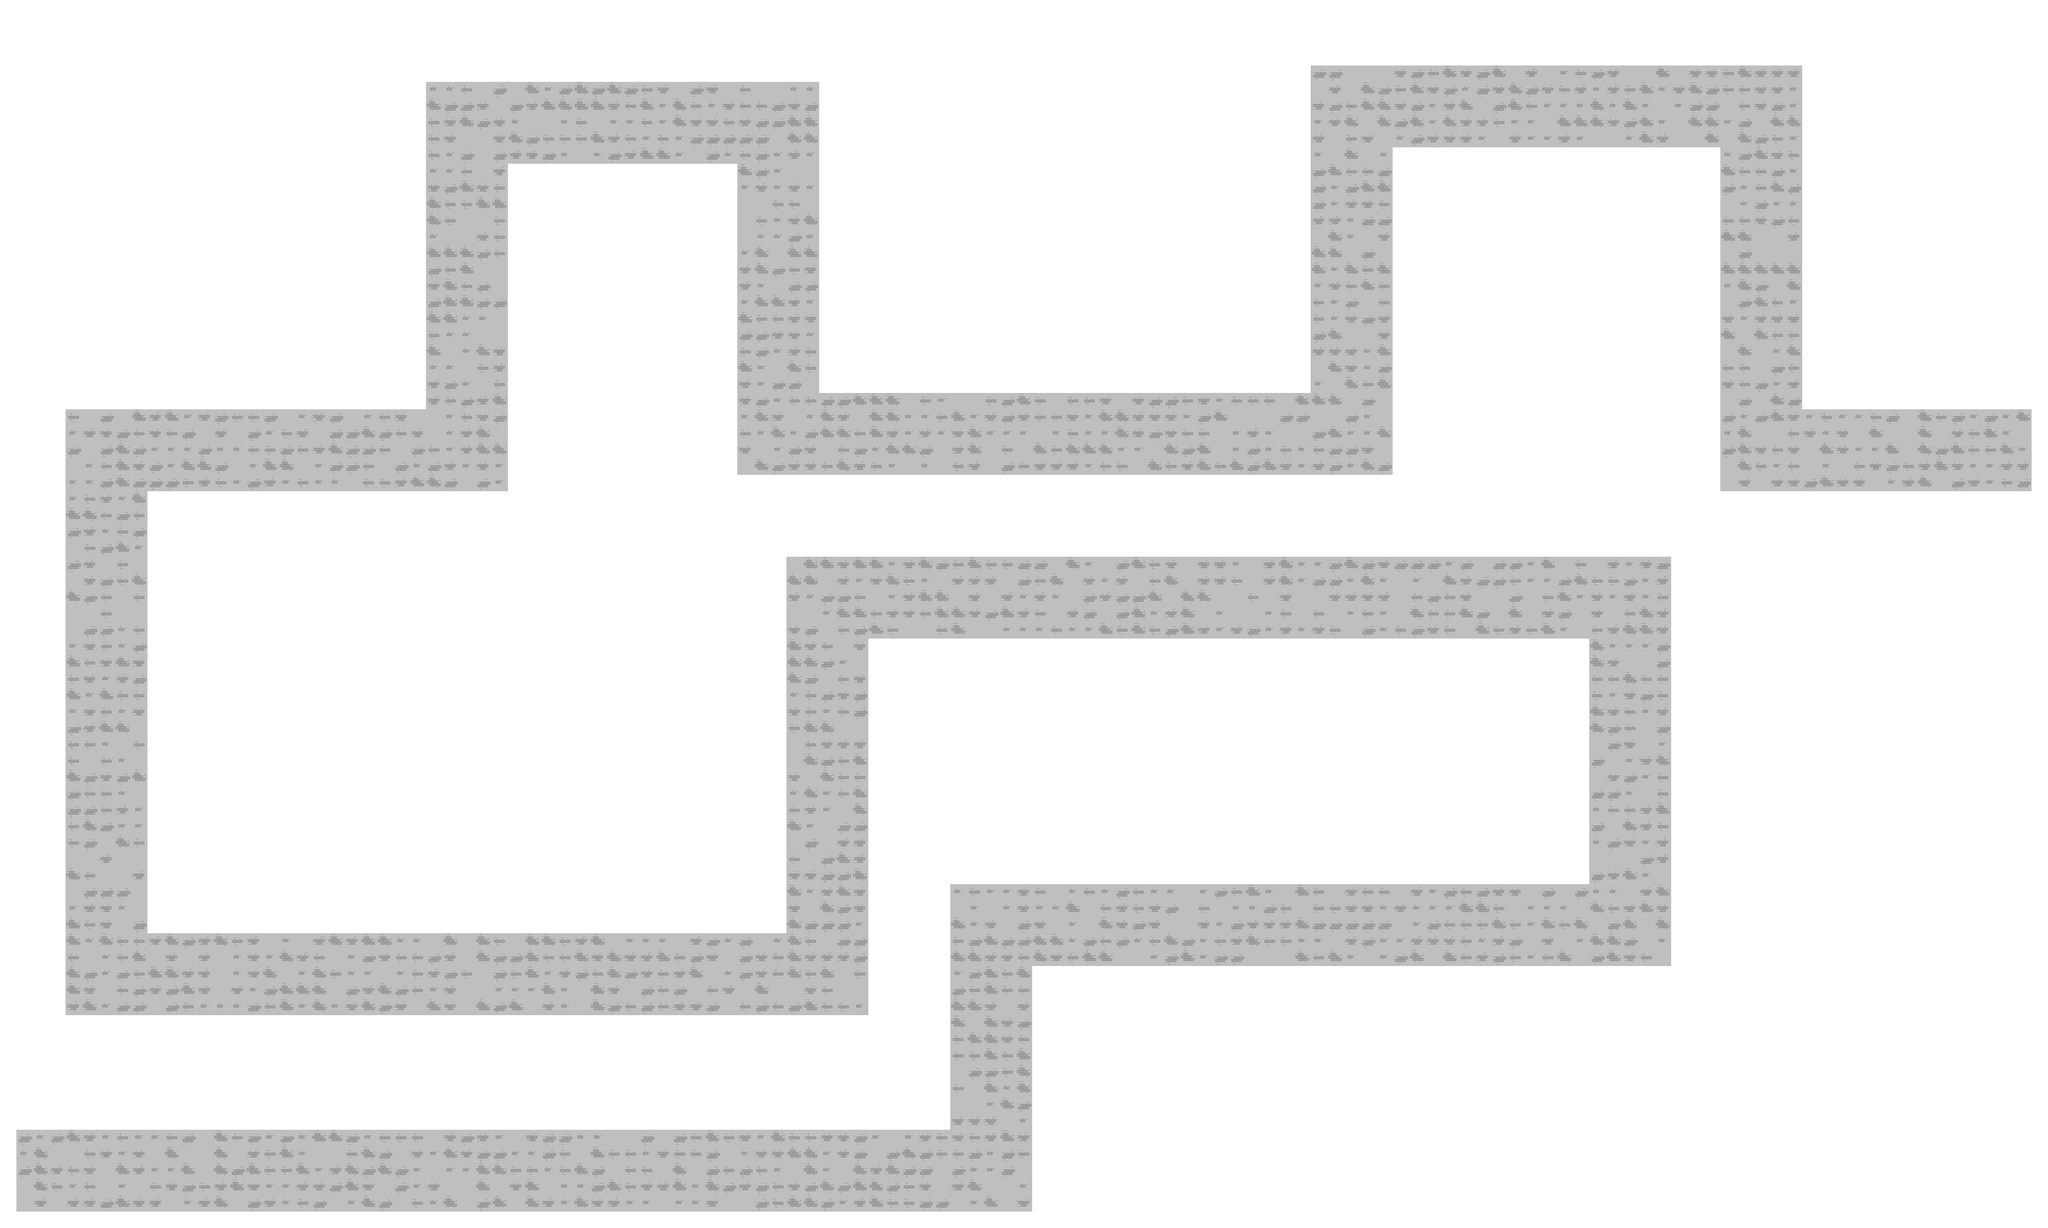

Below is a game level as drawn by its tile map, then a one-line description and the .tmx that defines it (tile-layer data replaced by summaries):
An orthogonal 125x75 tile map with 64x64 px tiles, 2 tile layers (Dark, Light), 2 hidden layers not drawn, 4 tilesets.

<map version="1.0" orientation="orthogonal" renderorder="left-down" width="125" height="75" tilewidth="64" tileheight="64" nextobjectid="1">
 <tileset firstgid="1" name="Tiles" tilewidth="64" tileheight="64">
  <image source="TiledMapsSheet.png" width="192" height="320" />
  <tile id="12">
   <properties>
    <property name="Hit" value="" />
   </properties>
  </tile>
  <tile id="13">
   <properties>
    <property name="Hit" value="" />
   </properties>
  </tile>
 </tileset>
 <tileset firstgid="16" name="LoopingBlocks" tilewidth="64" tileheight="64">
  <image source="Loop blocks.png" width="128" height="64" />
  <tile id="0">
   <properties>
    <property name="Hit" value="" />
    <property name="Loop" value="" />
   </properties>
  </tile>
  <tile id="1">
   <properties>
    <property name="Hit" value="" />
    <property name="Loop" value="" />
   </properties>
  </tile>
 </tileset>
 <tileset firstgid="18" name="LoopingBlocks2" tilewidth="64" tileheight="64">
  <image source="Loop blocks.png" width="128" height="64" />
  <tile id="0">
   <properties>
    <property name="Hit" value="" />
    <property name="Loop2" value="" />
   </properties>
  </tile>
  <tile id="1">
   <properties>
    <property name="Hit" value="" />
    <property name="Loop2" value="" />
   </properties>
  </tile>
 </tileset>
 <tileset firstgid="20" name="Filler Tiles" tilewidth="64" tileheight="64">
  <image source="Loop blocks.png" width="128" height="64" />
 </tileset>
 <layer name="Dark" width="125" height="75">
  <data>[9375 cells, 9375 non-empty, 10 distinct tile ids]</data>
 </layer>
 <layer name="Light" width="125" height="75">
  <data>[9375 cells, 9375 non-empty, 10 distinct tile ids]</data>
 </layer>
 <layer name="BG D" width="125" height="75" visible="0">
  <data>[9375 cells, 9375 non-empty, 6 distinct tile ids]</data>
 </layer>
 <layer name="Lines D" width="125" height="75" visible="0">
  <data>[9375 cells, 6978 non-empty, 2 distinct tile ids]</data>
 </layer>
</map>
